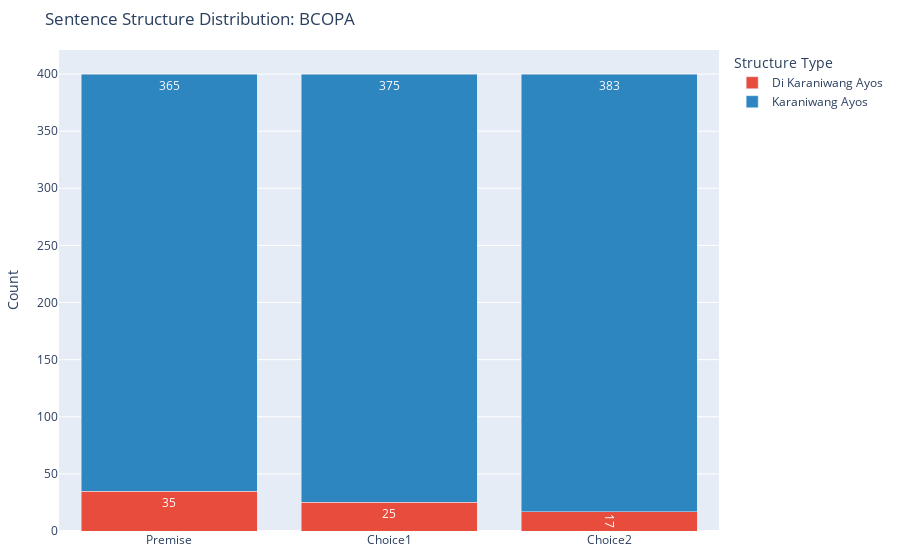

Notebook cell for this chart:
### Markdown cell above
# Bing

### Code cell
bing_charts['bcopa'].show()

### Figure 1 — Plotly figure (JSON) as saved in the notebook; plotly's stock layout.template omitted (floating-point values rounded to 4 significant figures)
{"data": [{"hovertemplate": "Category=Di Karaniwang Ayos<br>Segment=%{x}<br>Count=%{y}<extra></extra>", "legendgroup": "Di Karaniwang Ayos", "marker": {"color": "#E74C3C", "pattern": {"shape": ""}}, "name": "Di Karaniwang Ayos", "orientation": "v", "showlegend": true, "textposition": "auto", "texttemplate": "%{y}", "type": "bar", "x": ["Premise", "Choice1", "Choice2"], "xaxis": "x", "y": [35, 25, 17], "yaxis": "y"}, {"hovertemplate": "Category=Karaniwang Ayos<br>Segment=%{x}<br>Count=%{y}<extra></extra>", "legendgroup": "Karaniwang Ayos", "marker": {"color": "#2E86C1", "pattern": {"shape": ""}}, "name": "Karaniwang Ayos", "orientation": "v", "showlegend": true, "textposition": "auto", "texttemplate": "%{y}", "type": "bar", "x": ["Premise", "Choice1", "Choice2"], "xaxis": "x", "y": [365, 375, 383], "yaxis": "y"}], "layout": {"autosize": true, "barmode": "stack", "legend": {"title": {"text": "Structure Type"}, "tracegroupgap": 0}, "margin": {"b": 20, "l": 20, "r": 20, "t": 50}, "title": {"text": "Sentence Structure Distribution: BCOPA"}, "xaxis": {"anchor": "y", "domain": [0, 1], "title": {}}, "yaxis": {"anchor": "x", "domain": [0, 1], "title": {"text": "Count"}}}}
